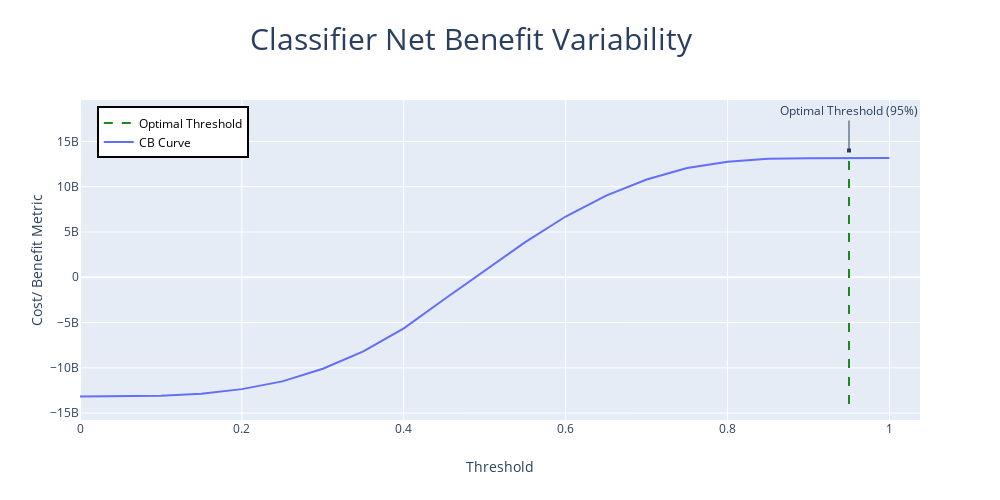

Write notebook code for a chart like this one.
### Code cell
fig3 = go.Figure()
fig3.add_trace(go.Scatter(x =[item[0] for item in thresholds.items()], 
                         y =[item[1] for item in thresholds.items()],
                         name='CB Curve'
                         ))
fig3.add_trace(go.Scatter(x=[0.95, 0.95], y=[-14_000_000_000, 14_000_000_000], mode='lines', 
                          marker={'color': 'green', 'size': 10}, 
                          line={'dash':'dash'}, opacity=0.9,
                          name='Optimal Threshold',
                         ))

fig3.update_layout(title=go.layout.Title(
                            text='Classifier Net Benefit Variability',
                            font= dict(size=30),
                            pad=dict(l=200, t=500),
                            yanchor='bottom'),
                   annotations=[
                        go.layout.Annotation(
                            x=0.95,
                            y=14_000_000_000,
                            xref="x",
                            yref="y",
                            text="Optimal Threshold (95%)",
                            showarrow=True,
                            arrowhead=7,
                            ax=0,
                            ay=-40
                        ),
                   ],
                    legend=go.layout.Legend(
                          x=0.02,y=.98,
                          traceorder='reversed',
                          font = {'color':'black'},
                          bordercolor="Black",
                          borderwidth=2
                    ),
                   xaxis_title='Threshold',
                   yaxis_title='Cost/ Benefit Metric',
                   autosize=False,
                   width=1000,
                   height=500)

### Figure 1 — Plotly figure (JSON) as saved in the notebook; plotly's stock layout.template omitted (floating-point values rounded to 4 significant figures)
{"data": [{"name": "CB Curve", "type": "scatter", "x": [0, 0.05, 0.1, 0.15, 0.2, 0.25, 0.3, 0.35, 0.4, 0.45, 0.5, 0.55, 0.6, 0.65, 0.7, 0.75, 0.8, 0.85, 0.9, 0.95, 1], "y": [-13159938251, -13155887051, -13091562557, -12855548973, -12356674809, -11502214293, -10108764869, -8182340969, -5643359833, -2430383345, 727699587, 3878494461, 6709030485, 9017873501, 10799285155, 12059201919, 12767231997, 13086622953, 13156872565, 13159938251, 13159938251]}, {"line": {"dash": "dash"}, "marker": {"color": "green", "size": 10}, "mode": "lines", "name": "Optimal Threshold", "opacity": 0.9, "type": "scatter", "x": [0.95, 0.95], "y": [-14000000000, 14000000000]}], "layout": {"annotations": [{"arrowhead": 7, "ax": 0, "ay": -40, "showarrow": true, "text": "Optimal Threshold (95%)", "x": 0.95, "xref": "x", "y": 14000000000, "yref": "y"}], "autosize": false, "height": 500, "legend": {"bordercolor": "Black", "borderwidth": 2, "font": {"color": "black"}, "traceorder": "reversed", "x": 0.02, "y": 0.98}, "title": {"font": {"size": 30}, "pad": {"l": 200, "t": 500}, "text": "Classifier Net Benefit Variability", "yanchor": "bottom"}, "width": 1000, "xaxis": {"title": {"text": "Threshold"}}, "yaxis": {"title": {"text": "Cost/ Benefit Metric"}}}}
